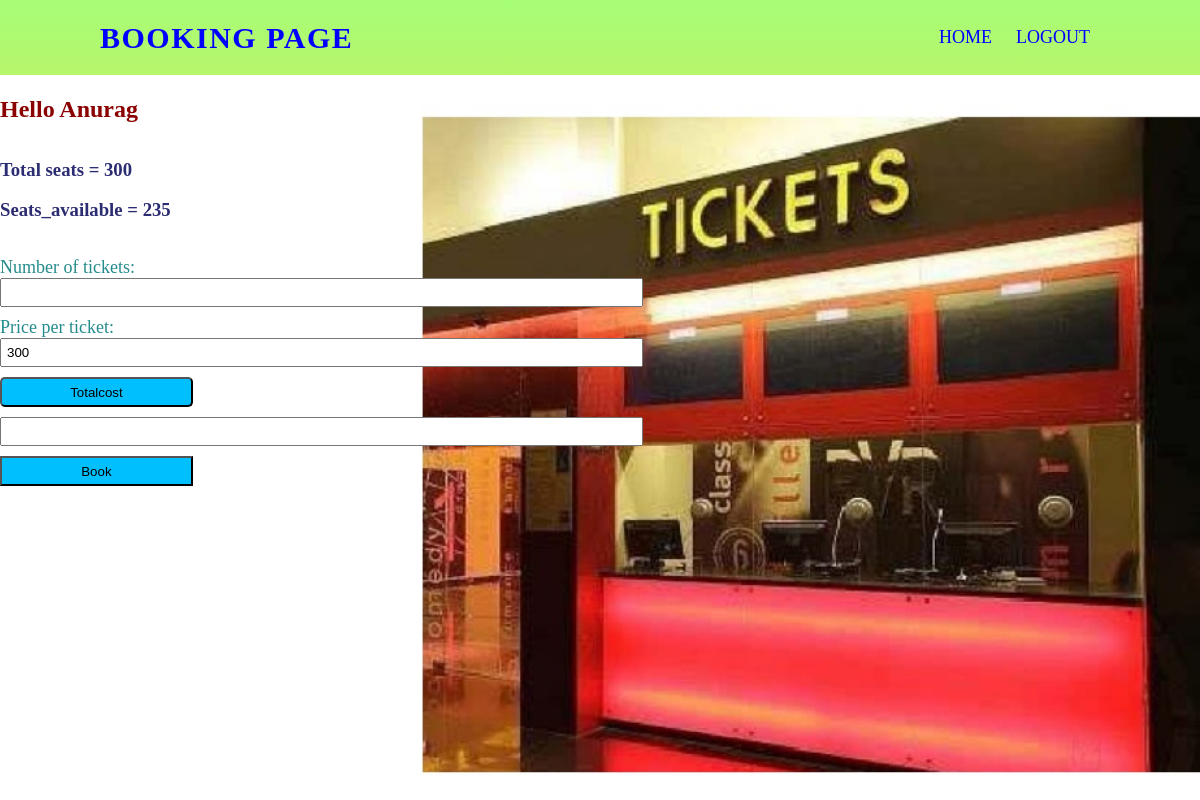
Page /booking/2/Anurag (signed in) on the committed database.
### models.py (models this page shows, shortened)
class User(db.Model, UserMixin):
    u_id = db.Column(db.Integer(), primary_key=True)
    u_name = db.Column(db.String(50), nullable=False, unique=False)
    u_email = db.Column(db.String(100), nullable=False, unique=True)
    u_password = db.Column(db.String(50), nullable=False, unique=False)
    b_book = db.relationship('Booking', backref='user')

class Venue(db.Model):
    v_id = db.Column(db.Integer(), primary_key=True)
    v_name = db.Column(db.String(100), nullable=False)
    v_place = db.Column(db.String(100), nullable=False)
    v_location = db.Column(db.String(100), nullable=False)
    v_capacity = db.Column(db.Integer(), nullable=False)
    shows = db.relationship("Show", backref="s_venue")
    booking = db.relationship("Booking", backref="b_venue")

class Show(db.Model):
    s_id = db.Column(db.Integer(), primary_key=True)
    s_name = db.Column(db.String(100), nullable=False)
    s_starttime = db.Column(db.String(50), nullable=False)
    s_endtime = db.Column(db.String(50), nullable=False)
    s_ratings = db.Column(db.String(50), nullable=False)
    s_tags = db.Column(db.String(100), nullable=False)
    s_price = db.Column(db.Integer(), nullable=False)
    venue_id = db.Column(db.Integer(), db.ForeignKey('venue.v_id'))
    bookings = db.relationship("Booking", backref="show")

### app.py (the view, shortened to what this page needs)
@app.route('/booking/<int:id>/<name>', methods=['GET', 'POST'])
@login_required
def booking(id, name):
    u1 = User.query.filter_by(u_name=name).first()
    s1 = Show.query.get(id)
    v_id = s1.venue_id
    v1 = Venue.query.filter_by(v_id=v_id).first()
    sold_seats = 0
    total_seats = v1.v_capacity
    avbseat = v1.v_capacity - \
        sum(booking.b_seatsbooked for booking in s1.bookings)
    return render_template('booking.html', v1=v1, s1=s1, total_seats=total_seats, avbseat=avbseat)

### app.py (called while the page is built)
@login_manager.user_loader
def load_user(id):
    user = User.query.get(int(id))
    if user:
        return user
    admin = Admin.query.get(int(id))
    if admin:
        return admin

### Templates/booking.html (shortened to what this page needs)
<!DOCTYPE html>
<html lang="en">
<head>
    <link rel="stylesheet" href="/static/style.css">
</head>
<body>
    <nav>
        <div class="logo">
            <p>Booking page</p>
        </div>
        <ul>
            <li><a href="/userdashboard">Home</a></li>
            <li><a href="/logout">Logout</a></li>
        </ul>
    </nav>
    <div class="image">
        <img src="/static/booking.jpg" width="780px">
    </div>
    <div class="form">
        <h2 style="color: darkred;">Hello {{ current_user.u_name }}</h2><br><br>
        <h3 style="color:rgba(2, 2, 87, 0.836)">Total seats = {{v1.v_capacity}}</h3><br>
        <h3 style="color:rgba(2, 2, 87, 0.836)">Seats_available = {{ avbseat }}</h3><br><br>
        <form method="post">
            {% if avbseat == 0 %}
            <h3 style="color:rgba(241, 15, 45, 0.918); font-size: x-large; font-style: italic;">The
                show is Housefull!!!
            </h3>
            {% else %}
            <label for="num1" style="color:rgba(0, 119, 121, 0.856); font-size: large;">Number of tickets:</label>
            <input type="number" id="num1" name="num1">
            <label for="num2" style="color:rgba(0, 119, 121, 0.856); font-size: large;">Price per ticket:</label>
            <input type="number" id="num2" name="num2" value={{s1.s_price}}>
            <div>
                <input type="submit" value="Totalcost">
            </div class="totalcost">
            <input type="box" value="{{result}}" id="result">
        </form>
        <div class="clickon">
            <a href="/bookingconfirm/{{v1.v_place}}"><button class="button">Book</button></a>
        </div>
        {% endif %}
    </div>
</body>
</html>

### static/style.css (style rules this page uses)
* { margin: 0px; padding: 0px; box-sizing: border-box; }
nav { width: 100%; height: 75px; line-height: 75px; padding: 0px 100px; position: fixed; background-image: linear-gradient(#a6fd77, #b7f66a); }
nav .logo p { font-size: 30px; font-weight: bold; float: left; color: blue; text-transform: uppercase; letter-spacing: 1.5px; cursor: pinter; }
nav ul { float: right; }
nav li { display: inline-block; list-style: none; }
nav li a { font-size: 18px; text-transform: uppercase; padding: 0px 10px; color: blue; text-decoration: none; }
.form { position: absolute; top: 12%; }
.form input { height: 100%; width: 100%; padding: 5px; margin-bottom: 10px; }
.form input[type=submit] { height: 30px; width: 30%; margin-left: 0px; color: black; background-color: deepskyblue; border-radius: 5px; }
.form .button { height: 30px; width: 30%; margin-left: 0px; color: black; background-color: deepskyblue; }
.image { float: right; top: 15px; }

### rows in the picture
User: u_name "Anurag"
Venue: v_capacity "300"
Show: num2 "300"

### other values in the picture
{{ avbseat }} "235"
